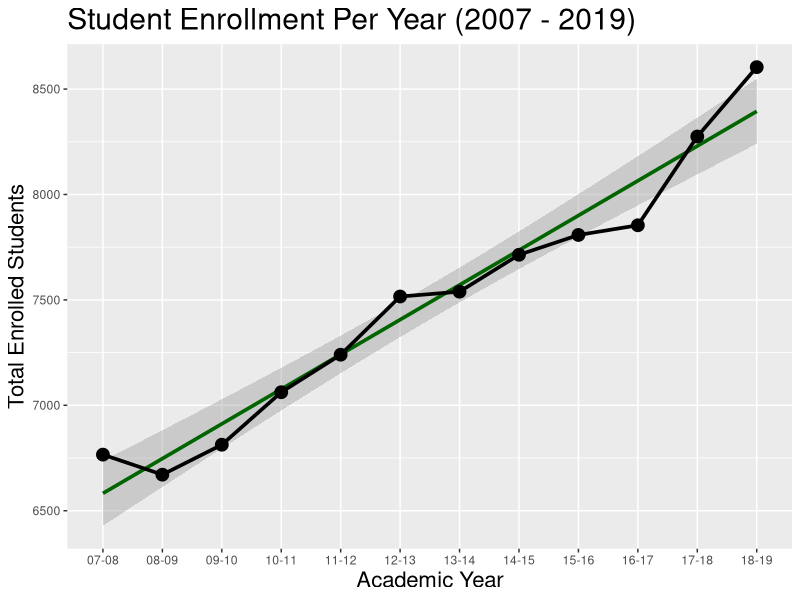

The R source for this figure:
## ---- chunk 1
library(tidyverse)
library(readr)
library(dplyr)
library(Hmisc)
library(ggplot2)
library(lubridate)
setwd('C:/Users/danie/_Source/Stockton-DSSA/DSSA-5103_Data_Visualization/Week3')
## ---- chunk 2
enrollment_data <- read_csv("enrollment.csv")
## ---- chunk 3
glimpse(enrollment_data)
## ---- chunk 4
enrollment_data$year <- str_replace(enrollment_data$year, '20', '')
enrollment_data$year <- str_replace(enrollment_data$year, '-20', '-')
## ---- chunk 5
ggplot(enrollment_data, aes(x=year, y=total, group=1)) +
  geom_smooth(method='lm', color="darkgreen", size=1.25) +
  geom_line(size=1.25) +
  geom_point(size=4) + 
  
  labs(x = "Academic Year", y = "Total Enrolled Students", title = "Student Enrollment Per Year (2007 - 2019)") +
  theme(axis.title.y=element_text(size=16), axis.title.x=element_text(size=16), title = element_text(size=18))
## ---- chunk 6
fit = lm(total ~ year, data=enrollment_data)
summary(fit)
